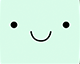

This game map was drawn from its Tiled (.tmx) file and the tilesets committed beside it. A one-line description and the full map source follow:
An orthogonal 10x8 tile map with 8x8 px tiles, 1 tile layer (sprite).

<map version="1.0" tiledversion="1.1.5" orientation="orthogonal" renderorder="right-down" width="10" height="8" tilewidth="8" tileheight="8" infinite="0" nextobjectid="1">
 <tileset firstgid="1" source="sprite.tsx" />
 <layer name="sprite" width="10" height="8">
  <data encoding="csv">
1,2,3,4,5,6,7,8,9,10,
11,12,13,14,15,16,17,18,19,20,
21,22,23,24,25,26,27,28,29,30,
31,32,33,34,35,36,37,38,39,40,
41,42,43,44,45,46,47,48,49,50,
51,52,53,54,55,56,57,58,59,60,
61,62,63,64,65,66,67,68,69,70,
71,72,73,74,75,76,77,78,79,80
</data>
 </layer>
</map>